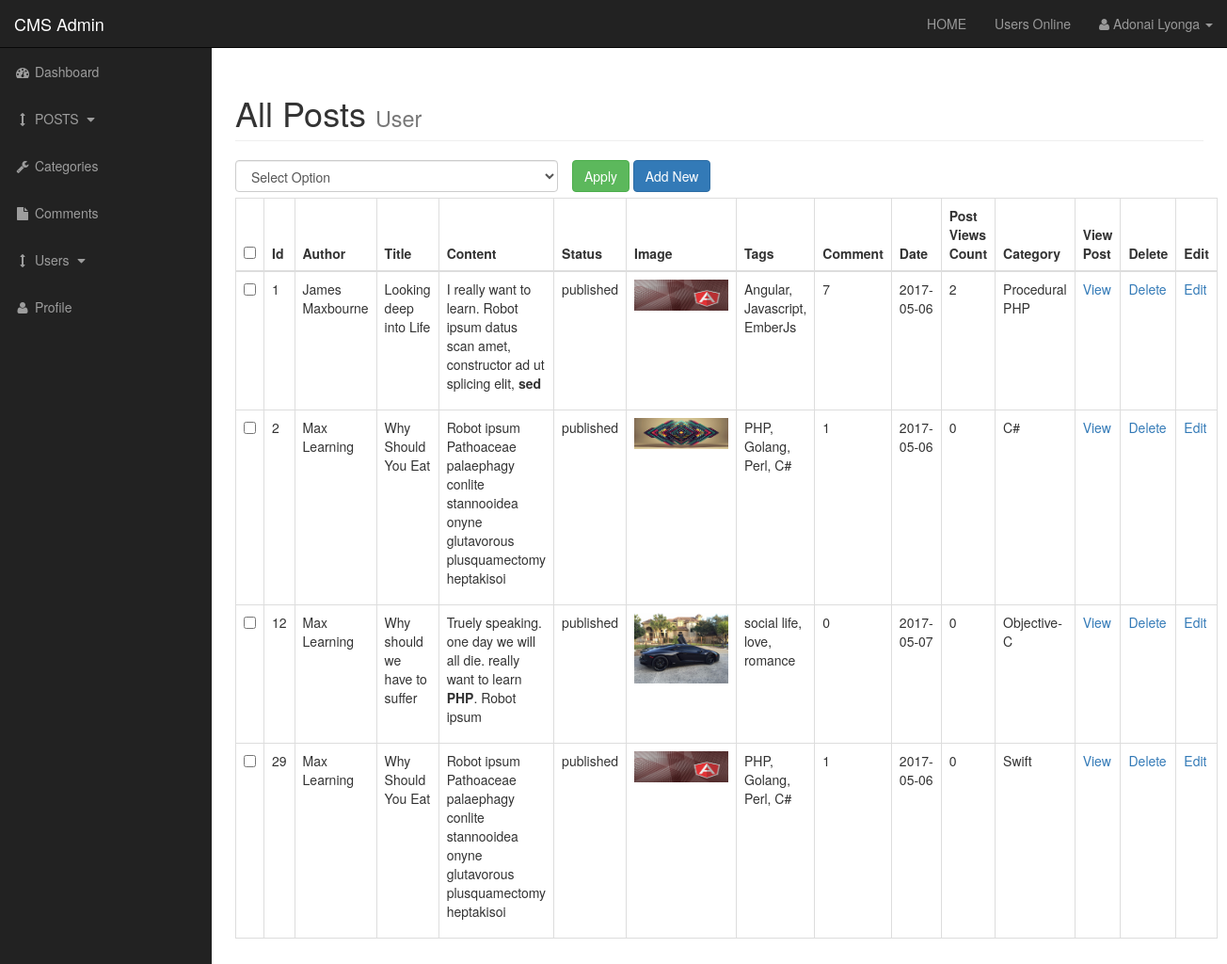
Screenshot of /admin/posts.php (signed in) with the database file from the repository.
### tables this page shows
CREATE TABLE IF NOT EXISTS `posts` (
  `post_id` int(3) NOT NULL,
  `post_category_id` int(3) NOT NULL,
  `post_title` varchar(255) NOT NULL,
  `post_author` varchar(255) NOT NULL,
  `post_date` date NOT NULL,
  `post_image` text NOT NULL,
  `post_content` text NOT NULL,
  `post_tags` varchar(255) NOT NULL,
  `post_comment_count` int(11) NOT NULL,
  `post_status` varchar(255) NOT NULL DEFAULT 'draft',
  `post_user` varchar(255) NOT NULL,
  `post_views_count` int(11) NOT NULL
);

CREATE TABLE IF NOT EXISTS `categories` (
  `cat_id` int(3) NOT NULL,
  `cat_title` varchar(255) NOT NULL
);

### admin/includes/view_all_posts.php (the view, shortened to what this page needs)
    <form action="" method="post">
           <div id="bulkOptionContainer" class="col-xs-4" style="padding:0px;">
               <select name="bulk_options" id="" class="form-control">
                   <option value="">Select Option</option>
               </select>
           </div>
           <div class="col-xs-4">
               <input name="submit" class="btn btn-success" type="submit" value="Apply">
               <a href="posts.php?source=add_posts" class="btn btn-primary" name="">Add New</a>
           </div>
           <br><br>
               <table class="table table-bordered table-hover">
                  <thead>
                      <tr>
                         <th><input id="selectAllBoxes" type="checkbox"></th>
                          <th>Id</th>
                          <th>Author</th>
                          <th>Title</th>
                          <th>Content</th>
                          <th>Status</th>
                          <th>Image</th>
                          <th>Tags</th>
                          <th>Comment</th>
                          <th>Date</th>
                          <th>Post Views Count</th>
                          <th>Category</th>
                          <th>View Post</th>
                          <th>Delete</th>
                          <th>Edit</th>
                      </tr>
                  </thead>
                  <tbody>
                     <?php
                       $stmt = $conn->prepare('SELECT * FROM posts');
                       $stmt->execute();
                       $stmt->setFetchMode(PDO::FETCH_ASSOC);
                       foreach($stmt->fetchAll() as $row) {
                       $post_id = $row['post_id'];
                       $post_title = $row['post_title'];
                       $post_author = $row['post_author'];
                       $post_date = $row['post_date'];
                       $post_image = $row['post_image'];
                       $post_content = substr($row['post_content'], 0 , 100);
                       $post_tags = $row['post_tags'];
                       $post_status = $row['post_status'];
                       $post_category_id = $row['post_category_id'];
                       $post_comment_count = $row['post_comment_count'];
                       $post_views_count = $row['post_views_count'];
                   echo "<tr>";
                       ?>
                     <td><input class='checkBoxes' type='checkbox' name='checkBoxArray[]' value='<?php echo $post_id;?>'></td>
                       <?php
                   echo "<td>$post_id</td>";
                   echo "<td>{$post_author}</td>";
                   echo "<td>{$post_title}</td>";
                   echo "<td>{$post_content}</td>";
                   echo "<td>{$post_status}</td>";
                   echo "<td><img width='100' src='../images/{$post_image}'></td>";
                   echo "<td>{$post_tags}</td>";
                   echo "<td>{$post_comment_count}</td>";
                   echo "<td>{$post_date}</td>";
                   echo "<td>{$post_views_count}</td>";
                   $stmt = $conn->prepare("SELECT * FROM categories WHERE cat_id = {$post_category_id}");
                   $stmt->execute();
                   $stmt->setFetchMode(PDO::FETCH_ASSOC);
                   echo "<td>";
                   foreach($stmt->fetchAll() as $row) {
                   $cat_title = $row['cat_title'];
                   echo $cat_title;
                   }
                   echo "</td>";
                   echo "<td><a href='../post.php?p_id={$post_id}'>View</a></td>";
                   echo "<td><a rel='{$post_id}' href='' class='delete_link' data-toggle='modal' data-target='#myModal'>Delete</a></td>";
                   echo "<td><a href='posts.php?source=edit_post&update={$post_id}'>Edit</a></td>";
                   echo "</tr>";
                   }
               ?>
                  </tbody>
              </table>
</form>

### admin/css/sb-admin.css (style rules this page uses)
body { margin-top: 100px; background-color: #222; }
@media (min-width:768px) { body { margin-top: 50px; } }
#bulkOptionContainer { padding: 0px; }

### rows the page displays
posts: post_id "1", post_author "James Maxbourne", post_title "Looking deep into Life", post_content "I really want to learn. Robot ipsum datus scan amet, constructor ad ut splicing elit, sed", post_status "published", post_image (picture), post_tags "Angular, Javascript, EmberJs", post_comment_count "7", post_date "2017-05-06", post_views_count "2"
categories: cat_title "Procedural PHP"
posts: post_id "2", post_author "Max Learning", post_title "Why Should You Eat", post_content "Robot ipsum Pathoaceae palaephagy conlite stannooidea onyne glutavorous plusquamectomy heptakisoi", post_status "published", post_image (picture), post_tags "PHP, Golang, Perl, C#", post_comment_count "1", post_date "2017-05-06", post_views_count "0"
categories: cat_title "C#"
posts: post_id "12", post_author "Max Learning", post_title "Why should we have to suffer", post_content "Truely speaking. one day we will all die. really want to learn PHP . Robot ipsum", post_status "published", post_image (picture), post_tags "social life, love, romance", post_comment_count "0", post_date "2017-05-07", post_views_count "0"
categories: cat_title "Objective-C"
posts: post_id "29", post_author "Max Learning", post_title "Why Should You Eat", post_content "Robot ipsum Pathoaceae palaephagy conlite stannooidea onyne glutavorous plusquamectomy heptakisoi", post_status "published", post_image (picture), post_tags "PHP, Golang, Perl, C#", post_comment_count "1", post_date "2017-05-06", post_views_count "0"
categories: cat_title "Swift"

### other values shown
$_SESSION['firstname'] "Adonai"
$_SESSION['lastname'] "Lyonga"
